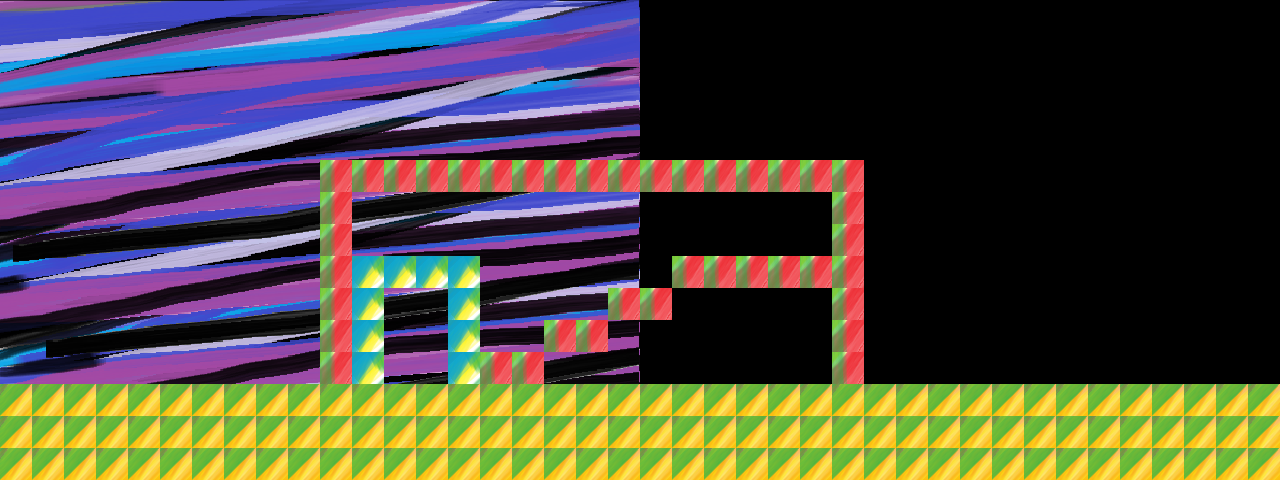

Below is a game level as drawn by its tile map, then a one-line description and the .tmx that defines it (tile-layer data replaced by summaries):
An orthogonal 40x15 tile map with 32x32 px tiles, 1 tile layer (foreground), 1 image layer and 3 objects (interactable, mainPlayer).

<map version="1.2" tiledversion="1.2.1" orientation="orthogonal" renderorder="right-down" width="40" height="15" tilewidth="32" tileheight="32" infinite="0" nextlayerid="15" nextobjectid="32">
 <tileset firstgid="1" name="area01_level_tiles" tilewidth="32" tileheight="32" tilecount="70" columns="10">
  <image source="../img/map/area01_level_tiles.png" width="320" height="241" />
 </tileset>
 <imagelayer id="13" name="Parallax_layer1">
  <image source="../img/area01_bkg0.png" width="640" height="480" />
  <properties>
   <property name="ratio" type="float" value="0.25" />
  </properties>
 </imagelayer>
 <layer id="1" name="foreground" width="40" height="15">
  <data>[600 cells, 170 non-empty, 3 distinct tile ids]</data>
 </layer>
 <objectgroup id="14" name="interactables">
  <object id="30" name="interactable_door_enter" type="interactable" x="384" y="288" width="64" height="96" />
 </objectgroup>
 <objectgroup id="3" name="Entities">
  <object id="13" name="mainPlayer" x="128" y="320" width="46" height="64">
   <properties>
    <property name="framewidth" type="int" value="64" />
    <property name="image" type="file" value="../img/sprite/char-walk-right.png" />
   </properties>
  </object>
 </objectgroup>
 <objectgroup id="6" name="collision">
  <object id="26" x="0" y="384" width="1280" height="96" />
 </objectgroup>
</map>